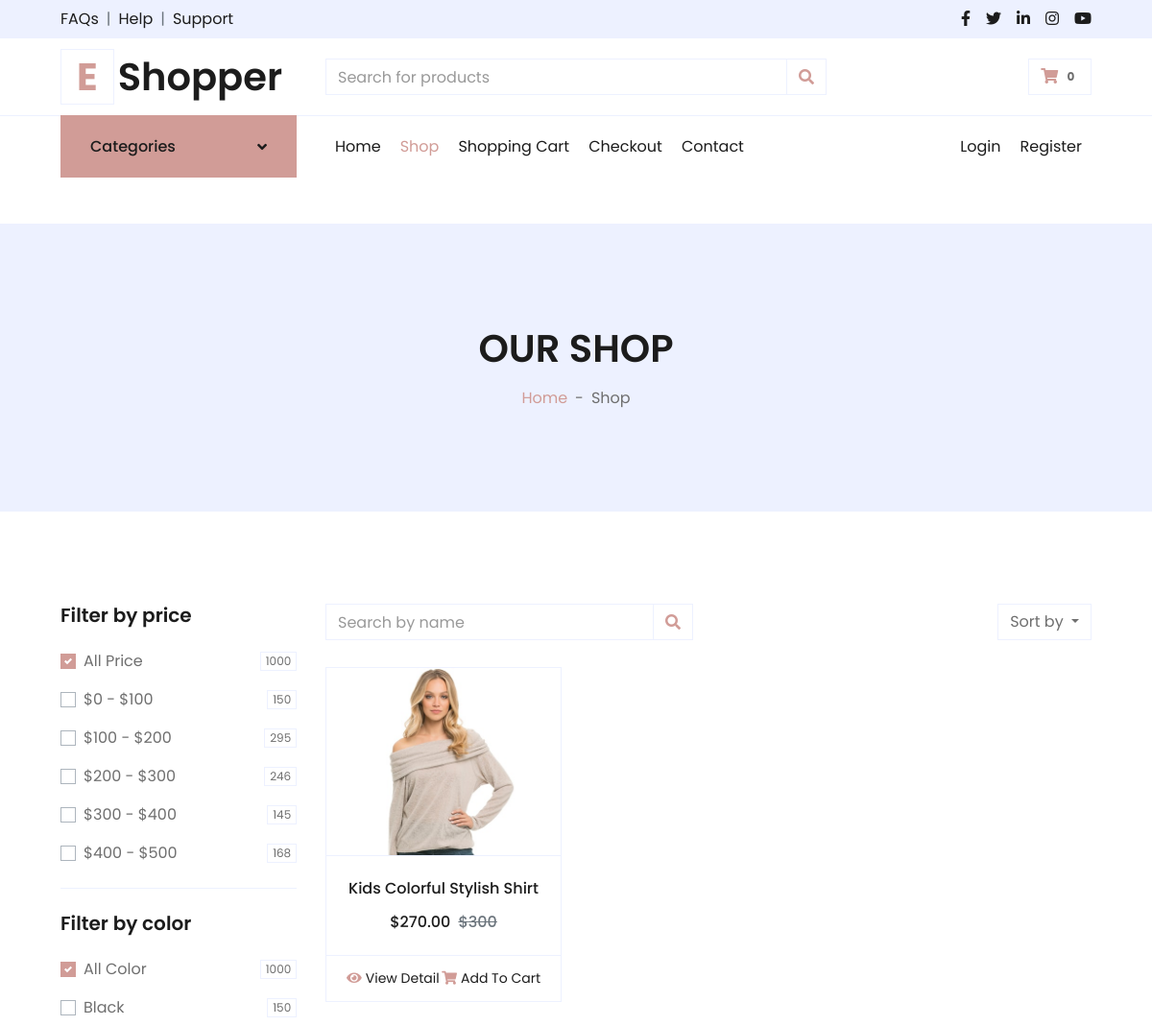
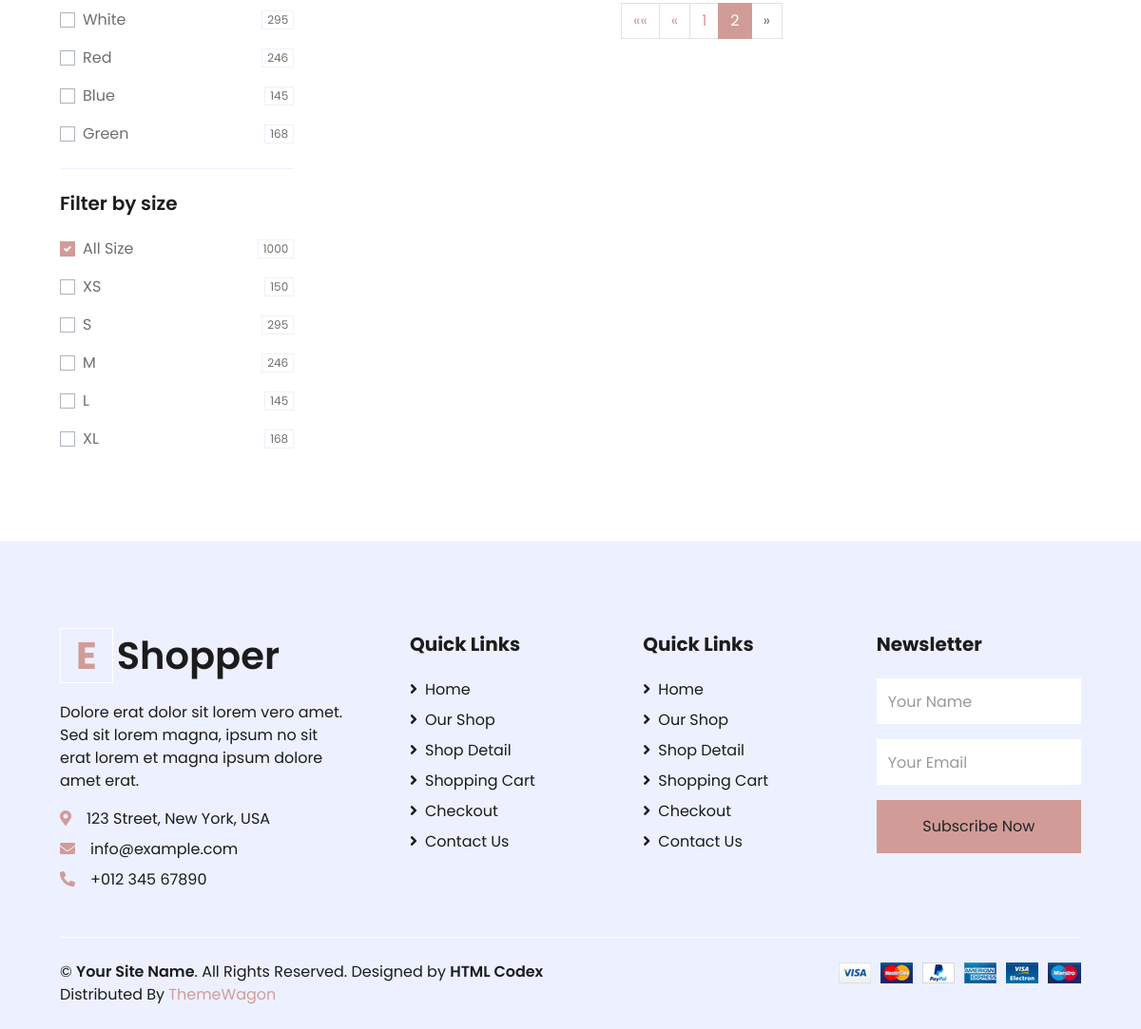
Screenshot of /shop/?page=2 with the database file from the repository (2 pictures, top to bottom).
### main/models.py (models this page shows, shortened)
class Product(models.Model):
    name = models.CharField('Product Name', max_length=255)
    about = models.TextField('About Product')
    description = models.TextField('Description')
    information = models.TextField('Information')
    price = models.PositiveSmallIntegerField('Product Price')
    discount = models.DecimalField('Discount Size', max_digits=3, decimal_places=1)
    discounted_price = models.DecimalField('Discounted Price', max_digits=10, decimal_places=2, blank=True, null=True)
    is_trendy = models.BooleanField(default=False)
    images = models.ManyToManyField('Image')
    colors = models.ManyToManyField('Color')
    sizes = models.ManyToManyField('Size')
    category = models.ForeignKey('Category', on_delete=models.CASCADE, related_name='products', null=True)
    facebook = models.URLField('Facebook URL', blank=True)
    twitter = models.URLField('Twitter URL', blank=True)
    linkedin = models.URLField('LinkedIn URL', blank=True)
    pinterest = models.URLField('Pinterest URL', blank=True)
    created_at = models.DateTimeField('Created At', auto_now_add=True, null=True)
    updated_at = models.DateTimeField('Updated At', auto_now=True, null=True)

class Image(models.Model):
    img = models.ImageField('Product Image',upload_to='media')

### main/views.py (the view, shortened to what this page needs)
# urls.py: path('shop/' , ShopListView.as_view() , name='shop'),
class ShopListView(ListView):
    template_name = 'shop.html'
    paginate_by = 1  # Number of products per page
    @staticmethod
    def __extract_all_data(request):
        products = Product.objects.all()
        paginator = Paginator(products, ShopListView.paginate_by)
        page = request.GET.get('page')
        try:
            products = paginator.page(page)
        except PageNotAnInteger:
            products = paginator.page(1)
        except EmptyPage:
            products = paginator.page(paginator.num_pages)
        context = {
            'nav': 'shop',
            'products': products,
        }
        return context
    def get(self, request: HttpRequest, *args: Any, **kwargs: Any) -> HttpResponse:
        return render(request , self.template_name , context=self.__extract_all_data(request))

### main/templates/shop.html (shortened to what this page needs)
{% extends 'inc/base.html' %}
{% block 'content' %}
    <div class="container-fluid bg-secondary mb-5">
        <div class="d-flex flex-column align-items-center justify-content-center" style="min-height: 300px">
            <h1 class="font-weight-semi-bold text-uppercase mb-3">Our Shop</h1>
            <div class="d-inline-flex">
                <p class="m-0"><a href="">Home</a></p>
                <p class="m-0 px-2">-</p>
                <p class="m-0">Shop</p>
            </div>
        </div>
    </div>
    <div class="container-fluid pt-5">
        <div class="row px-xl-5">
            <div class="col-lg-3 col-md-12">
                <div class="border-bottom mb-4 pb-4">
                    <h5 class="font-weight-semi-bold mb-4">Filter by price</h5>
                    <form>
                        <div class="custom-control custom-checkbox d-flex align-items-center justify-content-between mb-3">
                            <label class="custom-control-label" for="price-all">All Price</label>
                            <span class="badge border font-weight-normal">1000</span>
                        </div>
                        <div class="custom-control custom-checkbox d-flex align-items-center justify-content-between mb-3">
                            <label class="custom-control-label" for="price-1">$0 - $100</label>
                            <span class="badge border font-weight-normal">150</span>
                        </div>
                        <div class="custom-control custom-checkbox d-flex align-items-center justify-content-between mb-3">
                            <label class="custom-control-label" for="price-2">$100 - $200</label>
                            <span class="badge border font-weight-normal">295</span>
                        </div>
                        <div class="custom-control custom-checkbox d-flex align-items-center justify-content-between mb-3">
                            <label class="custom-control-label" for="price-3">$200 - $300</label>
                            <span class="badge border font-weight-normal">246</span>
                        </div>
                        <div class="custom-control custom-checkbox d-flex align-items-center justify-content-between mb-3">
                            <label class="custom-control-label" for="price-4">$300 - $400</label>
                            <span class="badge border font-weight-normal">145</span>
                        </div>
                        <div class="custom-control custom-checkbox d-flex align-items-center justify-content-between">
                            <label class="custom-control-label" for="price-5">$400 - $500</label>
                            <span class="badge border font-weight-normal">168</span>
                        </div>
                    </form>
                </div>
                <div class="border-bottom mb-4 pb-4">
                    <h5 class="font-weight-semi-bold mb-4">Filter by color</h5>
                    <form>
                        <div class="custom-control custom-checkbox d-flex align-items-center justify-content-between mb-3">
                            <label class="custom-control-label" for="price-all">All Color</label>
                            <span class="badge border font-weight-normal">1000</span>
                        </div>
                        <div class="custom-control custom-checkbox d-flex align-items-center justify-content-between mb-3">
                            <label class="custom-control-label" for="color-1">Black</label>
                            <span class="badge border font-weight-normal">150</span>
                        </div>
                        <div class="custom-control custom-checkbox d-flex align-items-center justify-content-between mb-3">
                            <label class="custom-control-label" for="color-2">White</label>
                            <span class="badge border font-weight-normal">295</span>
                        </div>
                        <div class="custom-control custom-checkbox d-flex align-items-center justify-content-between mb-3">
                            <label class="custom-control-label" for="color-3">Red</label>
                            <span class="badge border font-weight-normal">246</span>
                        </div>
                        <div class="custom-control custom-checkbox d-flex align-items-center justify-content-between mb-3">
                            <label class="custom-control-label" for="color-4">Blue</label>
                            <span class="badge border font-weight-normal">145</span>
                        </div>
                        <div class="custom-control custom-checkbox d-flex align-items-center justify-content-between">
                            <label class="custom-control-label" for="color-5">Green</label>
                            <span class="badge border font-weight-normal">168</span>
                        </div>
                    </form>
                </div>
                <div class="mb-5">
                    <h5 class="font-weight-semi-bold mb-4">Filter by size</h5>
                    <form>
                        <div class="custom-control custom-checkbox d-flex align-items-center justify-content-between mb-3">
                            <label class="custom-control-label" for="size-all">All Size</label>
                            <span class="badge border font-weight-normal">1000</span>
                        </div>
                        <div class="custom-control custom-checkbox d-flex align-items-center justify-content-between mb-3">
                            <label class="custom-control-label" for="size-1">XS</label>
                            <span class="badge border font-weight-normal">150</span>
                        </div>
                        <div class="custom-control custom-checkbox d-flex align-items-center justify-content-between mb-3">
                            <label class="custom-control-label" for="size-2">S</label>
                            <span class="badge border font-weight-normal">295</span>
                        </div>
                        <div class="custom-control custom-checkbox d-flex align-items-center justify-content-between mb-3">
                            <label class="custom-control-label" for="size-3">M</label>
                            <span class="badge border font-weight-normal">246</span>
                        </div>
                        <div class="custom-control custom-checkbox d-flex align-items-center justify-content-between mb-3">
                            <label class="custom-control-label" for="size-4">L</label>
                            <span class="badge border font-weight-normal">145</span>
                        </div>
                        <div class="custom-control custom-checkbox d-flex align-items-center justify-content-between">
                            <label class="custom-control-label" for="size-5">XL</label>
                            <span class="badge border font-weight-normal">168</span>
                        </div>
                    </form>
                </div>
            </div>
            <div class="col-lg-9 col-md-12">
                <div class="row pb-3">
                    <div class="col-12 pb-1">
                        <div class="d-flex align-items-center justify-content-between mb-4">
                            <form action="">
                                <div class="input-group">
                                    <input type="text" class="form-control" placeholder="Search by name">
                                    <div class="input-group-append">
                                        <span class="input-group-text bg-transparent text-primary">
                                            <i class="fa fa-search"></i>
                                        </span>
                                    </div>
                                </div>
                            </form>
                            <div class="dropdown ml-4">
                                <button class="btn border dropdown-toggle" type="button" id="triggerId" data-toggle="dropdown" aria-haspopup="true"
                                        aria-expanded="false">
                                            Sort by
                                        </button>
                            </div>
                        </div>
                    </div>
                    {% for product in products %}
                    <div class="col-lg-4 col-md-6 col-sm-12 pb-1">
                        <div class="card product-item border-0 mb-4">
                            <div class="card-header product-img position-relative overflow-hidden bg-transparent border p-0">
                            {% with first_image=product.images.first %}
                                {% if first_image %}
                                    <img class="img-fluid w-100" src="{{ first_image.img.url }}" alt="">
                                {% endif %}
                            {% endwith %}
                            </div>
                            <div class="card-body border-left border-right text-center p-0 pt-4 pb-3">
                                <h6 class="text-truncate mb-3">{{ product.name }}</h6>
                                <div class="d-flex justify-content-center">
                                    {% if product.discount %}
                                        <h6>${{ product.discounted_price }}</h6><h6 class="text-muted ml-2"><del>${{ product.price }}</del></h6>
                                    {% else %}
                                        <h6>${{ product.price }}</h6><h6 class="text-muted ml-2"></h6>
                                    {% endif %}
                                </div>
                            </div>
                            <div class="card-footer d-flex justify-content-between bg-light border">
                                <a href="" class="btn btn-sm text-dark p-0"><i class="fas fa-eye text-primary mr-1"></i>View Detail</a>
                                <a href="" class="btn btn-sm text-dark p-0"><i class="fas fa-shopping-cart text-primary mr-1"></i>Add To Cart</a>
                            </div>
                        </div>
                    </div>
                    {% endfor %}
                    <div class="col-12 pb-1">
                        <nav aria-label="Page navigation">
                            <ul class="pagination justify-content-center mb-3">
                                {% if products.has_previous %}
                                    <li class="page-item">
                                        <a class="page-link" href="?page=1" aria-label="First">
                                            <span aria-hidden="true">&laquo;&laquo;</span>
                                        </a>
                                    </li>
                                    <li class="page-item">
                                        <a class="page-link" href="?page={{ products.previous_page_number }}" aria-label="Previous">
                                            <span aria-hidden="true">&laquo;</span>
                                        </a>
                                    </li>
                                {% else %}
                                    <li class="page-item disabled">
                                        <span class="page-link">&laquo;</span>
                                    </li>
                                {% endif %}
                                {% for num in products.paginator.page_range %}
                                    {% if products.number == num %}
                                        <li class="page-item active">
                                            <span class="page-link">{{ num }}</span>
                                        </li>
                                    {% elif num > products.number|add:'-3' and num < products.number|add:'3' %}
                                        <li class="page-item">
                                            <a class="page-link" href="?page={{ num }}">{{ num }}</a>
                                        </li>
                                    {% elif num == products.paginator.page_range.0 %}
                                        <li class="page-item disabled">
                                            <span class="page-link">...</span>
                                        </li>
                                    {% elif num == products.paginator.page_range|last %}
                                        <li class="page-item disabled">
                                            <span class="page-link">...</span>
                                        </li>
                                    {% endif %}
                                {% endfor %}
                                {% if products.has_next %}
                                    <li class="page-item">
                                        <a class="page-link" href="?page={{ products.next_page_number }}" aria-label="Next">
                                            <span aria-hidden="true">&raquo;</span>
                                            <span class="sr-only">Next</span>
                                        </a>
                                    </li>
                                    <li class="page-item">
                                        <a class="page-link" href="?page={{ products.paginator.num_pages }}" aria-label="Last">
                                            <span aria-hidden="true">&raquo;&raquo;</span>
                                            <span class="sr-only">Last</span>
                                        </a>
                                    </li>
                                {% else %}
                                    <li class="page-item disabled">
                                        <span class="page-link">&raquo;</span>
                                    </li>
                                {% endif %}
                            </ul>
                        </nav>
                    </div>
                </div>
            </div>
        </div>
    </div>
{% endblock %}

### rows the page displays
Product: images.first.img (picture), name "Kids Colorful Stylish Shirt", discounted_price "270.00", price "300"

### other values shown
{{ num }} "1"
{{ num }} "2"
